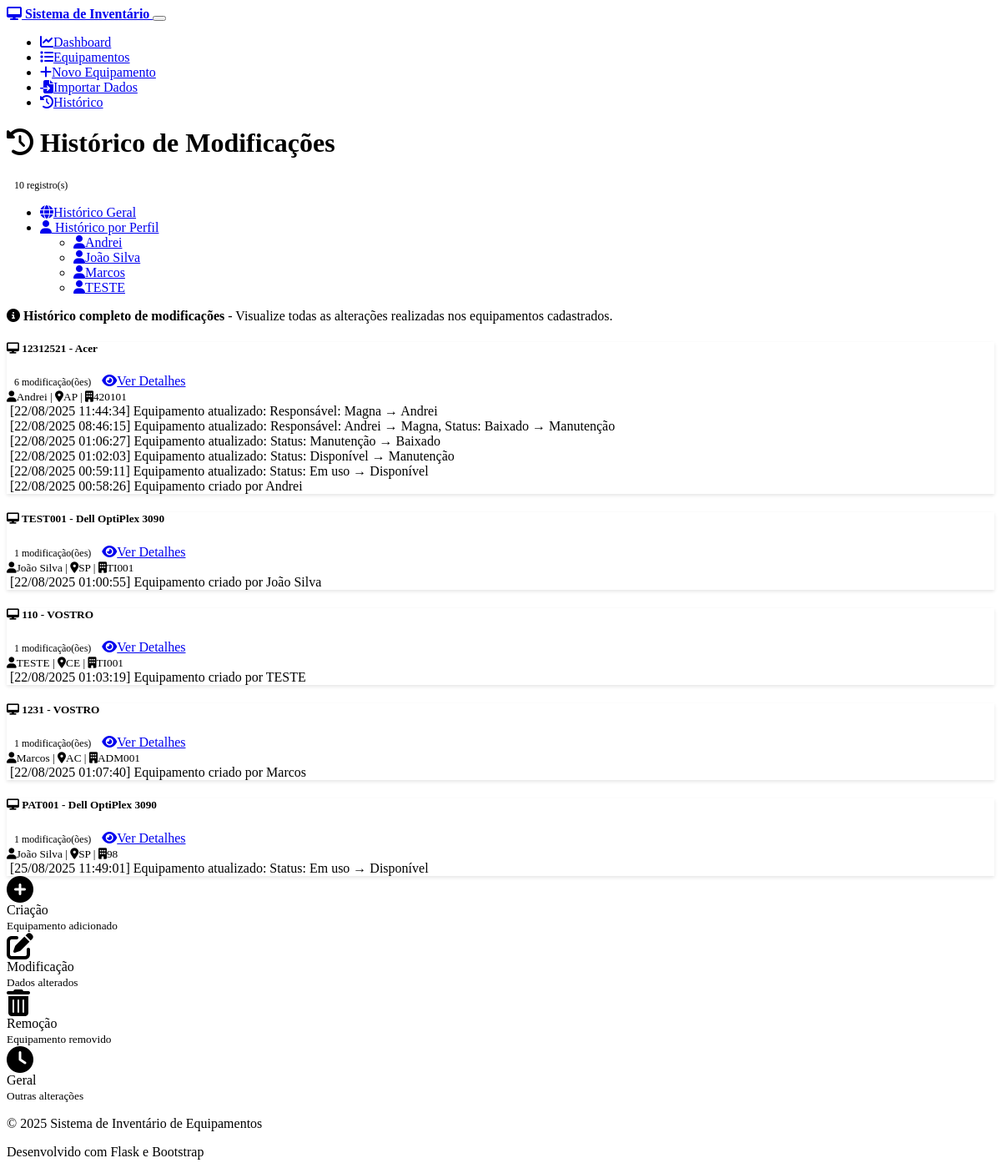
Before: /history with the older database file.
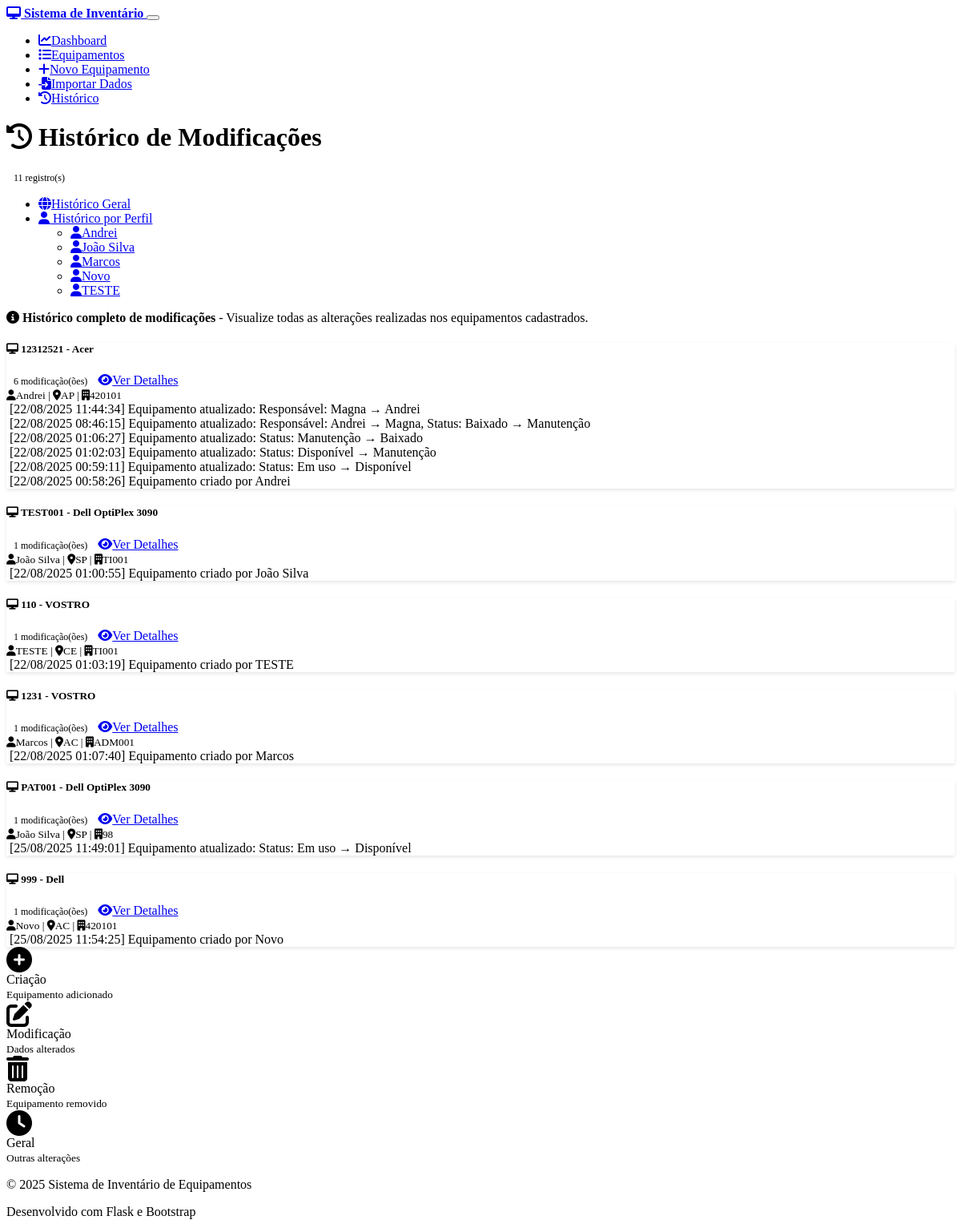
After: the same page with the newer database file.
### models.py (models this page shows, shortened)
class Equipment(db.Model):
    __tablename__ = 'equipment'
    id = db.Column(db.Integer, primary_key=True)
    responsavel = db.Column(db.String(100), nullable=False)
    uf = db.Column(db.String(2), nullable=False)
    cc = db.Column(db.String(20), nullable=False)  # Centro de Custo
    cnpj = db.Column(db.Text, nullable=False)  # Mudando para Text para permitir múltiplos CNPJs
    fornecedor = db.Column(db.String(100), nullable=True)  # Novo campo fornecedor
    modelo = db.Column(db.String(100), nullable=False)
    status = db.Column(db.String(50), nullable=False, default='Em uso')
    patrimonio = db.Column(db.String(50), unique=True, nullable=False)
    valor = db.Column(db.Float, nullable=False, default=0.0)
    marca = db.Column(db.String(50), nullable=True)
    processador = db.Column(db.String(100), nullable=True)
    memoria_ram = db.Column(db.String(20), nullable=True)
    hd_ssd = db.Column(db.String(50), nullable=True)
    sistema_operacional = db.Column(db.String(50), nullable=True)
    antivirus = db.Column(db.Boolean, default=False)
    termo_assinado = db.Column(db.Boolean, default=False)
    milvus_funcionando = db.Column(db.Boolean, default=False)
    data_aquisicao = db.Column(db.Date, nullable=True)
    data_baixa = db.Column(db.Date, nullable=True)
    created_at = db.Column(db.DateTime, default=datetime.utcnow)
    updated_at = db.Column(db.DateTime, default=datetime.utcnow, onupdate=datetime.utcnow)
    endereco = db.Column(db.String(200), nullable=True)
    telefone = db.Column(db.String(20), nullable=True)
    email = db.Column(db.String(100), nullable=True)
    link_termos = db.Column(db.String(500), nullable=True)  # Link dos termos assinados
    historico_modificacoes = db.Column(db.Text, nullable=True)  # Histórico de modificações
    def get_history(self):
        import json
        if not self.historico_modificacoes:
            return []
        try:
            historico = json.loads(self.historico_modificacoes)
            if isinstance(historico, list):
                return historico
            else:
                return [str(historico)]
        except:
            return [str(self.historico_modificacoes)]  # Fallback for non-JSON data

### routes.py (the view)
@app.route('/history')
def history_log():
    equipment_list = Equipment.query.all()
    equipment_with_history = [eq for eq in equipment_list if eq.get_history()]
    total_entries = sum(len(eq.get_history()) for eq in equipment_with_history)
    profiles = list(set([eq.responsavel for eq in equipment_with_history]))
    profiles.sort()
    return render_template('history_log.html',
                         equipment_list=equipment_with_history,
                         total_entries=total_entries,
                         profiles=profiles)

### templates/history_log.html (shortened to what this page needs)
{% extends "base.html" %}
{% block content %}
<div class="row">
    <div class="col-12">
        <div class="d-flex justify-content-between align-items-center mb-4">
            <h1>
                <i class="fas fa-history me-2"></i>
                Histórico de Modificações
            </h1>
            <div>
                <span class="badge bg-primary fs-6">{{ total_entries }} registro(s)</span>
            </div>
        </div>
    </div>
</div>
<div class="row">
    <div class="col-12">
        <ul class="nav nav-tabs mb-4" id="historyTabs" role="tablist">
            <li class="nav-item" role="presentation">
                <a class="nav-link {% if not current_profile %}active{% endif %}"
                   href="{{ url_for('history_log') }}"
                   role="tab">
                    <i class="fas fa-globe me-2"></i>Histórico Geral
                </a>
            </li>
            {% if profiles %}
            <li class="nav-item dropdown">
                <a class="nav-link dropdown-toggle {% if current_profile %}active{% endif %}"
                   data-bs-toggle="dropdown"
                   href="#"
                   role="button"
                   aria-expanded="false">
                    <i class="fas fa-user me-2"></i>
                    {% if current_profile %}{{ current_profile }}{% else %}Histórico por Perfil{% endif %}
                </a>
                <ul class="dropdown-menu">
                    {% for profile in profiles %}
                    <li><a class="dropdown-item" href="{{ url_for('history_by_profile', profile_name=profile) }}">
                        <i class="fas fa-user me-2"></i>{{ profile }}
                    </a></li>
                    {% endfor %}
                </ul>
            </li>
            {% endif %}
        </ul>
    </div>
</div>
<div class="row">
    <div class="col-12">
        {% if equipment_list %}
            <div class="alert alert-info mb-4">
                <i class="fas fa-info-circle me-2"></i>
                <strong>{% if current_profile %}Histórico de {{ current_profile }}{% else %}Histórico completo de modificações{% endif %}</strong>
                - {% if current_profile %}Visualize as alterações realizadas nos equipamentos de {{ current_profile }}.{% else %}Visualize todas as alterações realizadas nos equipamentos cadastrados.{% endif %}
            </div>
            {% for equipment in equipment_list %}
                {% if equipment.get_history() %}
                <div class="card mb-4">
                    <div class="card-header">
                        <div class="d-flex justify-content-between align-items-center">
                            <h5 class="mb-0">
                                <i class="fas fa-desktop me-2"></i>
                                <strong>{{ equipment.patrimonio }}</strong> - {{ equipment.modelo }}
                            </h5>
                            <div>
                                <span class="badge bg-success">{{ equipment.get_history()|length }} modificação(ões)</span>
                                <a href="{{ url_for('equipment_detail', id=equipment.id) }}" class="btn btn-sm btn-outline-primary ms-2">
                                    <i class="fas fa-eye me-1"></i>Ver Detalhes
                                </a>
                            </div>
                        </div>
                        <small class="text-muted">
                            <i class="fas fa-user me-1"></i>{{ equipment.responsavel }} |
                            <i class="fas fa-map-marker-alt me-1"></i>{{ equipment.uf }} |
                            <i class="fas fa-building me-1"></i>{{ equipment.cc }}
                        </small>
                    </div>
                    <div class="card-body">
                        <div class="timeline">
                            {% for entry in equipment.get_history()[::-1] %}
                            <div class="timeline-item mb-3">
                                <div class="alert
                                    {% if 'criado' in entry %}alert-success
                                    {% elif 'atualizado' in entry %}alert-primary
                                    {% elif 'removido' in entry %}alert-danger
                                    {% else %}alert-info{% endif %} mb-0">
                                    <div class="d-flex align-items-center">
                                        <span>{{ entry }}</span>
                                    </div>
                                </div>
                            </div>
                            {% endfor %}
                        </div>
                    </div>
                </div>
                {% endif %}
            {% endfor %}
        {% endif %}
    </div>
</div>
{% if equipment_list %}
<div class="row mt-4">
    <div class="col-12">
        <div class="alert alert-light">
            <div class="row text-center">
                <div class="col-md-3">
                    <div class="d-flex align-items-center justify-content-center">
                        <i class="fas fa-plus-circle text-success fa-2x me-2"></i>
                        <div>
                            <div class="fw-bold">Criação</div>
                            <small class="text-muted">Equipamento adicionado</small>
                        </div>
                    </div>
                </div>
                <div class="col-md-3">
                    <div class="d-flex align-items-center justify-content-center">
                        <i class="fas fa-edit text-primary fa-2x me-2"></i>
                        <div>
                            <div class="fw-bold">Modificação</div>
                            <small class="text-muted">Dados alterados</small>
                        </div>
                    </div>
                </div>
                <div class="col-md-3">
                    <div class="d-flex align-items-center justify-content-center">
                        <i class="fas fa-trash-alt text-danger fa-2x me-2"></i>
                        <div>
                            <div class="fw-bold">Remoção</div>
                            <small class="text-muted">Equipamento removido</small>
                        </div>
                    </div>
                </div>
                <div class="col-md-3">
                    <div class="d-flex align-items-center justify-content-center">
                        <i class="fas fa-clock text-info fa-2x me-2"></i>
                        <div>
                            <div class="fw-bold">Geral</div>
                            <small class="text-muted">Outras alterações</small>
                        </div>
                    </div>
                </div>
            </div>
        </div>
    </div>
</div>
{% endif %}
{% endblock %}

### templates/base.html (shortened to what this page needs)
<!DOCTYPE html>
<html lang="pt-BR" data-bs-theme="dark">
<head>
    <link href="https://cdn.replit.com/agent/bootstrap-agent-dark-theme.min.css" rel="stylesheet">
    <link rel="stylesheet" href="https://cdnjs.cloudflare.com/ajax/libs/font-awesome/6.4.0/css/all.min.css">
    <link rel="stylesheet" href="{{ url_for('static', filename='css/custom.css') }}">
</head>
<body>
    <nav class="navbar navbar-expand-lg navbar-dark bg-dark">
        <div class="container">
            <a class="navbar-brand" href="{{ url_for('dashboard') }}">
                <i class="fas fa-desktop me-2"></i>
                Sistema de Inventário
            </a>
            <button class="navbar-toggler" type="button" data-bs-toggle="collapse" data-bs-target="#navbarNav">
            </button>
            <div class="collapse navbar-collapse" id="navbarNav">
                <ul class="navbar-nav me-auto">
                    <li class="nav-item">
                        <a class="nav-link {% if request.endpoint == 'dashboard' %}active{% endif %}"
                           href="{{ url_for('dashboard') }}">
                            <i class="fas fa-chart-line me-1"></i>Dashboard
                        </a>
                    </li>
                    <li class="nav-item">
                        <a class="nav-link {% if request.endpoint == 'equipment_list' %}active{% endif %}"
                           href="{{ url_for('equipment_list') }}">
                            <i class="fas fa-list me-1"></i>Equipamentos
                        </a>
                    </li>
                    <li class="nav-item">
                        <a class="nav-link" href="{{ url_for('equipment_new') }}">
                            <i class="fas fa-plus me-1"></i>Novo Equipamento
                        </a>
                    </li>
                    <li class="nav-item">
                        <a class="nav-link" href="{{ url_for('import_equipment') }}">
                            <i class="fas fa-file-import me-1"></i>Importar Dados
                        </a>
                    </li>
                    <li class="nav-item">
                        <a class="nav-link {% if request.endpoint == 'history_log' %}active{% endif %}"
                           href="{{ url_for('history_log') }}">
                            <i class="fas fa-history me-1"></i>Histórico
                        </a>
                    </li>
                </ul>
            </div>
        </div>
    </nav>
    <main class="container my-4">
        {% block content %}{% endblock %}
    </main>
    <footer class="bg-dark text-light py-3 mt-5">
        <div class="container">
            <div class="row">
                <div class="col-md-6">
                    <p>&copy; 2025 Sistema de Inventário de Equipamentos</p>
                </div>
                <div class="col-md-6 text-end">
                    <p>Desenvolvido com Flask e Bootstrap</p>
                </div>
            </div>
        </div>
    </footer>
</body>
</html>

### static/css/custom.css (style rules this page uses)
.navbar-brand { font-weight: 600; }
.card { border: none; box-shadow: 0 2px 4px rgba(0, 0, 0, 0.1); transition: all 0.3s ease; }
.badge { font-size: 0.75em; padding: 0.5em 0.75em; }
[data-bs-theme="dark"] .card { background-color: var(--bs-gray-900); border: 1px solid var(--bs-gray-700); }
footer { margin-top: auto; background-color: var(--bs-dark) !important; }

Changed rows visible on the page:
added Equipment: responsavel "Novo", patrimonio "999", modelo "Dell", get_history|length "1", uf "AC", cc "420101", 1 "[25/08/2025 11:54:25] Equipamento criado por Novo"
Other visible differences:
{{ total_entries }}: "10" → "11"
